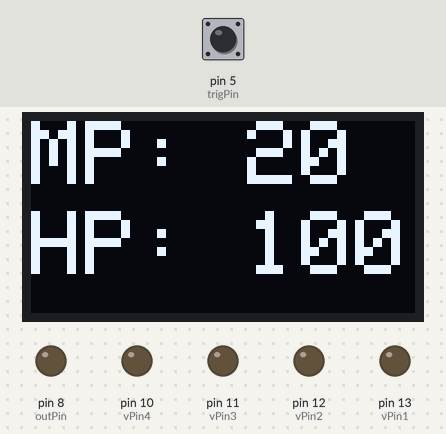
Simulated run of this sketch. Board: Arduino Uno, built with avr-gcc and run on an emulated ATmega328P. Shown: 128×64 one-colour display, output pins drawn as LEDs (lit = HIGH). The inputs (shaded band) are chosen by the test bench; at power-on: pin 5 (trigPin) HIGH. What the sketch prints to the serial monitor is not drawn.

Above: at 0.1 s.
At 6.7 s:
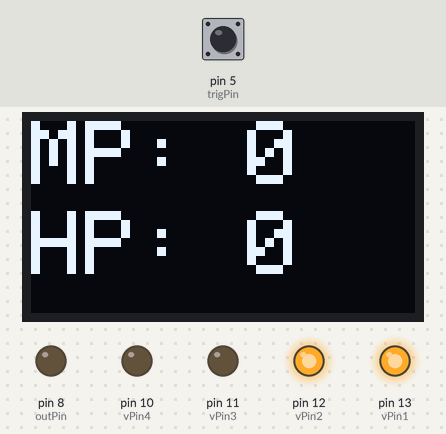
At 9.2 s:
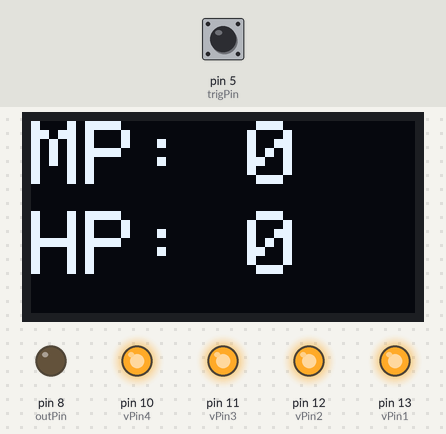
At 17.8 s:
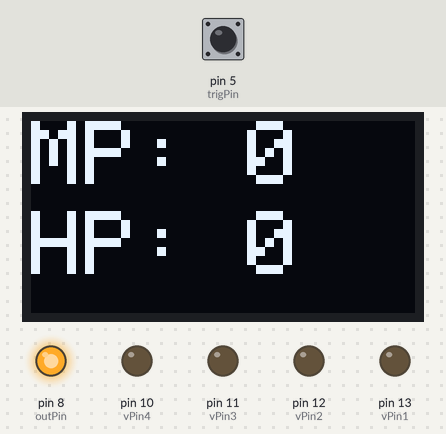
At 25.3 s:
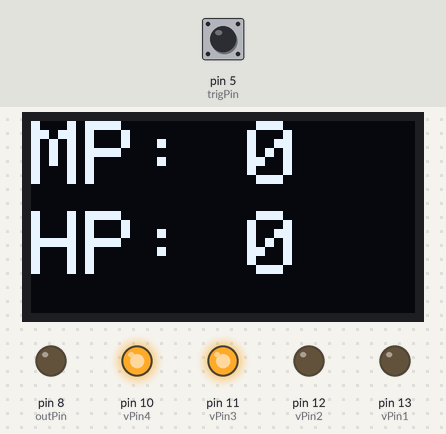
At 34.8 s:
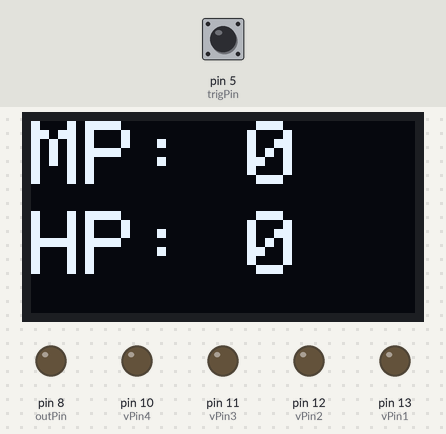
Timing chart, 0 to 40.0 s (numbered marks = the images above):
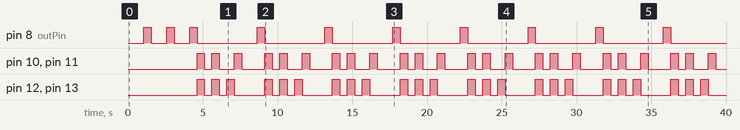

Measured:
- by itself, pin 8 (outPin): goes HIGH 0.50 s, LOW 1.0 s, HIGH 0.50 s, LOW 1.0 s, 7 × (HIGH 0.50 s, LOW 4.0 s), HIGH 0.50 s, then LOW
- by itself, pin 10 (vPin4), pin 11 (vPin3): repeats every 4.5 s: LOW 0.50 s, HIGH 0.50 s, LOW 1.0 s, HIGH 0.50 s, LOW 1.5 s, HIGH 0.50 s
- by itself, pin 12 (vPin2), pin 13 (vPin1): repeats every 4.5 s: 2 × (LOW 0.50 s, HIGH 0.50 s), LOW 2.0 s, HIGH 0.50 s

The sketch:

test.ino
```cpp
#include <IRremote.h>
#include <Wire.h>
#include <Adafruit_GFX.h>
#include <Adafruit_SSD1306.h>

#define SCREEN_WIDTH 128
#define SCREEN_HEIGHT 64


Adafruit_SSD1306 display(SCREEN_WIDTH, SCREEN_HEIGHT, &Wire, -1);


int trigPin=5;
int irPin=3;
int outPin=8;

int mp =20;
int hp=100;

int vPin1=13;
int vPin2=12;
int vPin3=11;
int vPin4=10;

int gameOver=0;

void setup() {
  pinMode(trigPin, INPUT_PULLUP);
  pinMode(outPin,OUTPUT);
  Serial.begin(9600);
  pinMode(vPin1, OUTPUT);
  pinMode(vPin2, OUTPUT);
  pinMode(vPin3, OUTPUT);
  pinMode(vPin4, OUTPUT);
   display.begin(SSD1306_SWITCHCAPVCC, 0x3C);
  // put your setup code here, to run once:
   display.clearDisplay();
   display.setTextSize(3);
}

void loop() {

  display.clearDisplay();

  display.setTextColor(SSD1306_WHITE);  // Set text color to white
  display.setCursor(0, 0);
  display.print("MP: ");
  display.println(mp);

  display.setTextColor(SSD1306_INVERSE);    // Set text color to black
  display.setCursor(0, 30);
  display.print("HP: ");
  display.println(hp);

  display.setTextColor(SSD1306_INVERSE);    // Set text color to black

  display.display();

  delay(1000);  // Delay for 1 second (adjust as needed)
  Serial.println(digitalRead(trigPin));
   if(digitalRead(trigPin)){
    display.clearDisplay();
     mp=mp-5;


     digitalWrite(outPin, HIGH);
     delay(500);
     digitalWrite(outPin, LOW);
   }
  // else{
  //     digitalWrite(outPin, LOW);
  // }
  mp=mp-5;
  if(gameOver==1){
    over();
  }
  endGame();
  // put your main code here, to run repeatedly:

}


void over(){
  digitalWrite(vPin1, HIGH);
  digitalWrite(vPin2, HIGH);
  digitalWrite(vPin3, HIGH);
  digitalWrite(vPin4, HIGH);
  delay(500);

  digitalWrite(vPin1,LOW);
  digitalWrite(vPin2,LOW);
  digitalWrite(vPin3,LOW);
  digitalWrite(vPin4,LOW);
  delay(500);

  digitalWrite(vPin1, HIGH);
  digitalWrite(vPin2, HIGH);
  digitalWrite(vPin3, HIGH);
  digitalWrite(vPin4, HIGH);
  delay(500);

  digitalWrite(vPin1,LOW);
  digitalWrite(vPin2,LOW);
  digitalWrite(vPin3,LOW);
  digitalWrite(vPin4,LOW);
  delay(500);


  digitalWrite(vPin1, HIGH);
  digitalWrite(vPin2, HIGH);
  delay(500);

  digitalWrite(vPin1, LOW);
  digitalWrite(vPin2, LOW);
  digitalWrite(vPin3, HIGH);
  digitalWrite(vPin4, HIGH);
  delay(500);

  digitalWrite(vPin3, LOW);
  digitalWrite(vPin4, LOW);


}


void endGame(){
  if(mp == 0 || hp == 0){
  	mp = 0;
    hp = 0;
    gameOver=1;

  }

}
```
